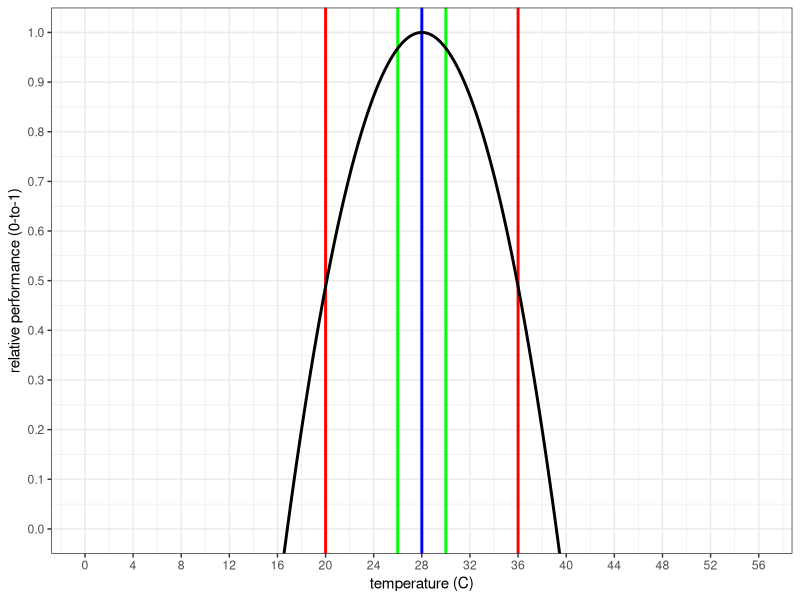
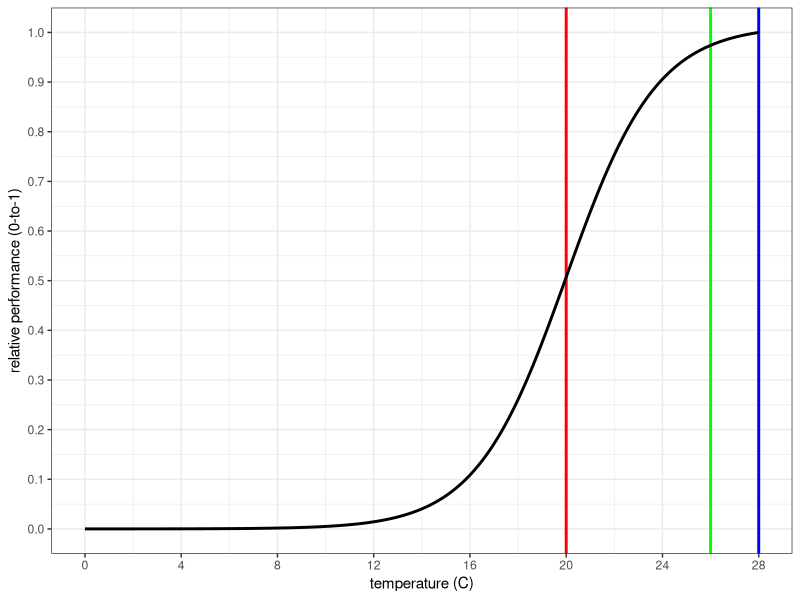
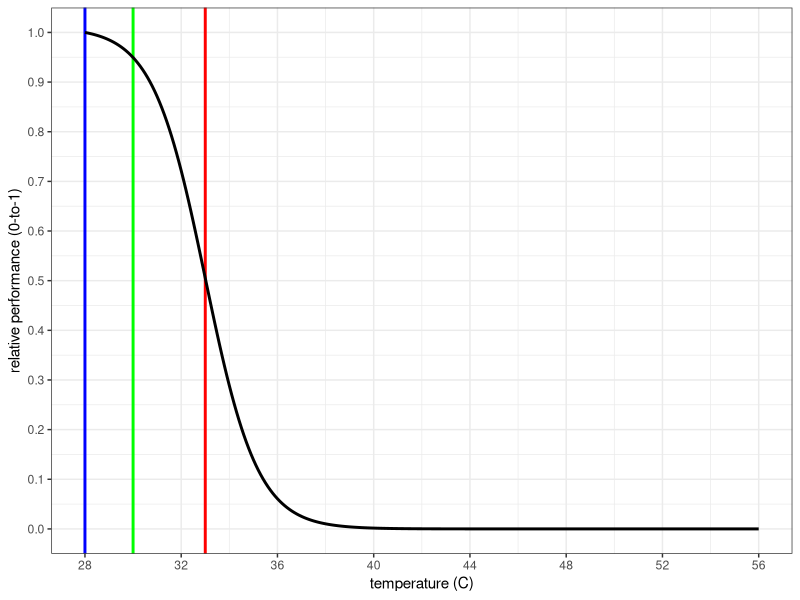
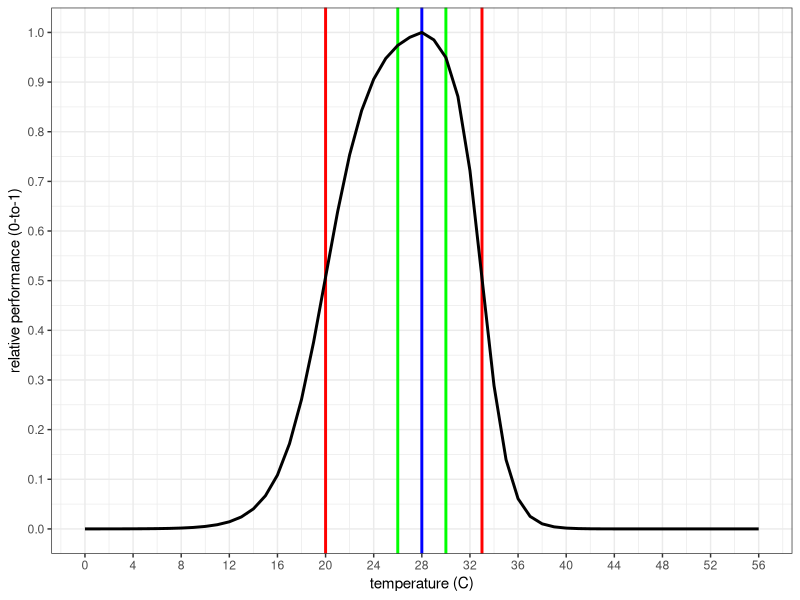
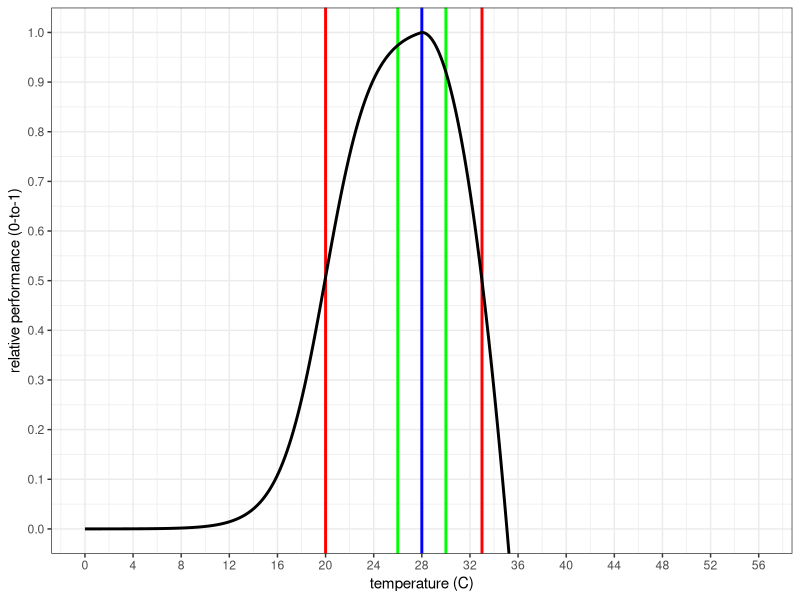

The R source for these figures, in order:
##### PERFORMANCE X TEMP RELATIONSHIPS #####
# 1. LIBRARIES USED #####
library(tidyverse)

# 2. PARABOLA FUNCTIONS ##### 
alpha_1 <- -0.008 # dictates the direction and width of the parabola
T_opt <- 28 # temperature optimum of the species
P_max <- 1 # performance maximum

TEMP <- seq(0, 56, by = 0.1) # an array of temperatures between 0 and 2 * T_opt
PERF <- alpha_1 * (TEMP - T_opt)^2 + P_max # sigmoid formula
df_parab <- data.frame(TEMP, PERF) # arrange data frame

df_parab %>%
  ggplot() +
  geom_vline(xintercept = c(20, 36), color = 'red', size = 1) + # add tolerable range
  geom_vline(xintercept = c(26, 30), color = 'green', size = 1) + # add optimum range 
  geom_vline(xintercept = T_opt, color = 'blue', size = 1) + # add temperature optimum
  geom_line(aes(x = TEMP, y = PERF), color = 'black', size = 1) +
  scale_x_continuous(breaks = seq(0, 56, by = 4)) +
  scale_y_continuous(breaks = seq(0, 1, by = 0.1)) +
  coord_cartesian(ylim = c(0, 1)) +
  labs(x = "temperature (C)", y = "relative performance (0-to-1)") +
  theme_bw()

# 3. SIGMOID FUNCTIONS #####
#__1. Sigmoid from 0 to T_opt ####
T_min <- 20 # tolerable low temperature of species
beta_1 <- 1.7 # dictates the 'slope' of the sigmoid curve

TEMP = seq(0, T_opt, by = 0.1)
PERF = 1 / (1 + beta_1^(-TEMP + T_min))
df_sig_1 <- data.frame(TEMP, PERF)

df_sig_1 %>%
  mutate(PERF = PERF / max(PERF)) %>%
  ggplot() +
  geom_vline(xintercept = T_min, color = 'red', size = 1) + # add tolerable low temp
  geom_vline(xintercept = 26, color = 'green', size = 1) + # add optimum low temp 
  geom_vline(xintercept = T_opt, color = 'blue', size = 1) + # add temperature optimum
  geom_line(aes(x = TEMP, y = PERF), size = 1, color = 'black') +
  scale_x_continuous(breaks = seq(0, 28, by = 4)) +
  scale_y_continuous(breaks = seq(0, 1, by = 0.1)) +
  labs(x = "temperature (C)", y = "relative performance (0-to-1)") +
  theme_bw()

#__2. Sigmoid from T_opt to 56 ####
T_max <- 33 # tolerable high temperature of the species
beta_2 <- 0.4 # dictates es the 'slope' of the sigmoid curve

TEMP = seq(T_opt, 56, by = 0.1)
PERF = 1 / (1 + beta_2^(-TEMP + T_max))
df_sig_2 <- data.frame(TEMP, PERF)

df_sig_2 %>%
  mutate(PERF = PERF / max(PERF)) %>%
  ggplot() +
  geom_vline(xintercept = T_max, color = 'red', size = 1) + # add tolerable high temp
  geom_vline(xintercept = 30, color = 'green', size = 1) + # add optimum low temp 
  geom_vline(xintercept = T_opt, color = 'blue', size = 1) + # add temperature optimum
  geom_line(aes(x = TEMP, y = PERF), size = 1, color = 'black') +
  scale_x_continuous(breaks = seq(28, 56, by = 4)) +
  scale_y_continuous(breaks = seq(0, 1, by = 0.1)) +
  labs(x = "temperature (C)", y = "relative performance (0-to-1)") +
  theme_bw()

#__3. Combined sigmoid from 0 to 56 ####
TEMP = seq(0, 56, by = 1)
PERF <- ifelse(TEMP <= T_opt,
               (1 / (1 + beta_1^(-TEMP + T_min))) / max(df_sig_1$PERF),
               (1 / (1 + beta_2^(-TEMP + T_max))) / max(df_sig_2$PERF))

df_sig <- data.frame(TEMP, PERF)

df_sig %>%
  ggplot() +
  geom_vline(xintercept = c(T_min, T_max), color = 'red', size = 1) + # add tolerable range
  geom_vline(xintercept = c(26, 30), color = 'green', size = 1) + # add optimum range
  geom_vline(xintercept = T_opt, color = 'blue', size = 1) + # add temperature optimum
  geom_line(aes(x = TEMP, y = PERF), size = 1, color = 'black') +
  scale_x_continuous(breaks = seq(0, 56, by = 4)) +
  scale_y_continuous(breaks = seq(0, 1, by = 0.1)) +
  labs(x = "temperature (C)", y = "relative performance (0-to-1)") +
  theme_bw()

# 4. COMBINED SIGMOID/PARABOLA CURVE #####
alpha_2 <- -0.02 # dictates the direction and width of the parabola
T_opt <- 28 # temperature optimum of the species
P_max <- 1 # performance maximum

TEMP <- seq(T_opt, 56, by = 0.1) # an array of temperatures between 0 and 2 * T_opt
PERF <- alpha_2 * (TEMP - T_opt)^2 + P_max # sigmoid formula
df_parab_2 <- data.frame(TEMP, PERF) # arrange data frame

TEMP = seq(0, 56, by = 0.1)
PERF <- ifelse(TEMP <= T_opt,
               (1 / (1 + beta_1^(-TEMP + T_min))) / max(df_sig_1$PERF),
               (alpha_2 * (TEMP - T_opt)^2 + P_max) / max(df_parab_2$PERF))

df_sig_parab <- data.frame(TEMP, PERF)

df_sig_parab %>%
  ggplot() +
  geom_vline(xintercept = c(T_min, T_max), color = 'red', size = 1) + # add tolerable range
  geom_vline(xintercept = c(26, 30), color = 'green', size = 1) + # add optimum range
  geom_vline(xintercept = T_opt, color = 'blue', size = 1) + # add temperature optimum
  geom_line(aes(x = TEMP, y = PERF), size = 1, color = 'black') +
  scale_x_continuous(breaks = seq(0, 56, by = 4)) +
  scale_y_continuous(breaks = seq(0, 1, by = 0.1)) +
  coord_cartesian(ylim = c(0, 1)) +
  labs(x = "temperature (C)", y = "relative performance (0-to-1)") +
  theme_bw()

# 5. HARD-CODED PERFORMANCE x TEMPERATURE FUNCTION #####

T_opt # temperature optimum = 28
beta_1 # beta coefficient = 1.7
T_min # tolerable temperature minimum = 20 
max(df_sig_1$PERF) # max performance of sigma curve = 0.9858672
alpha_2 # alpha coefficient = -0.02
P_max # performance maximum = 1
max(df_parab_2$PERF) # max performance of parabola curve = 1

TPF <- function(TEMP) {ifelse(TEMP <= 28,
                       (1 / (1 + 1.7^(-TEMP + 20))) / 0.9858672,
                       (-0.02 * (TEMP - 28)^2 + 1) / 1)}

c(TPF(20), TPF(28), TPF(33))
